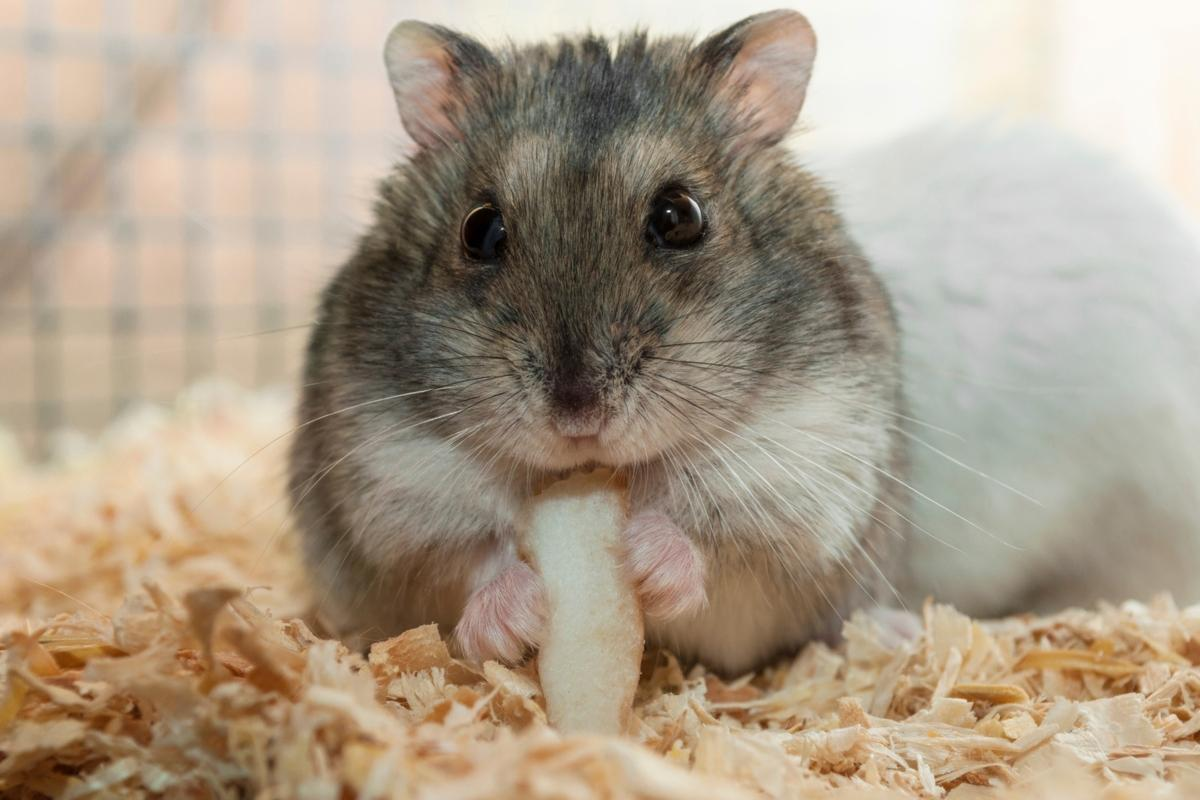
#> input picture 7lab/photo.jpg, 1200 x 800 px
$ python 2.py
#> lines starting #> are read from the running program, lines starting #| are printed output that depends on the picture
from PIL import Image

image = Image.open("photo.jpg")
#> image is the input picture: PIL image 1200x800 RGB; mean R, G, B 172, 157.4, 138.2

resized_image = image.resize((int(image.width/3), int(image.height/3)))
horizontal_image = image.transpose(Image.FLIP_LEFT_RIGHT)
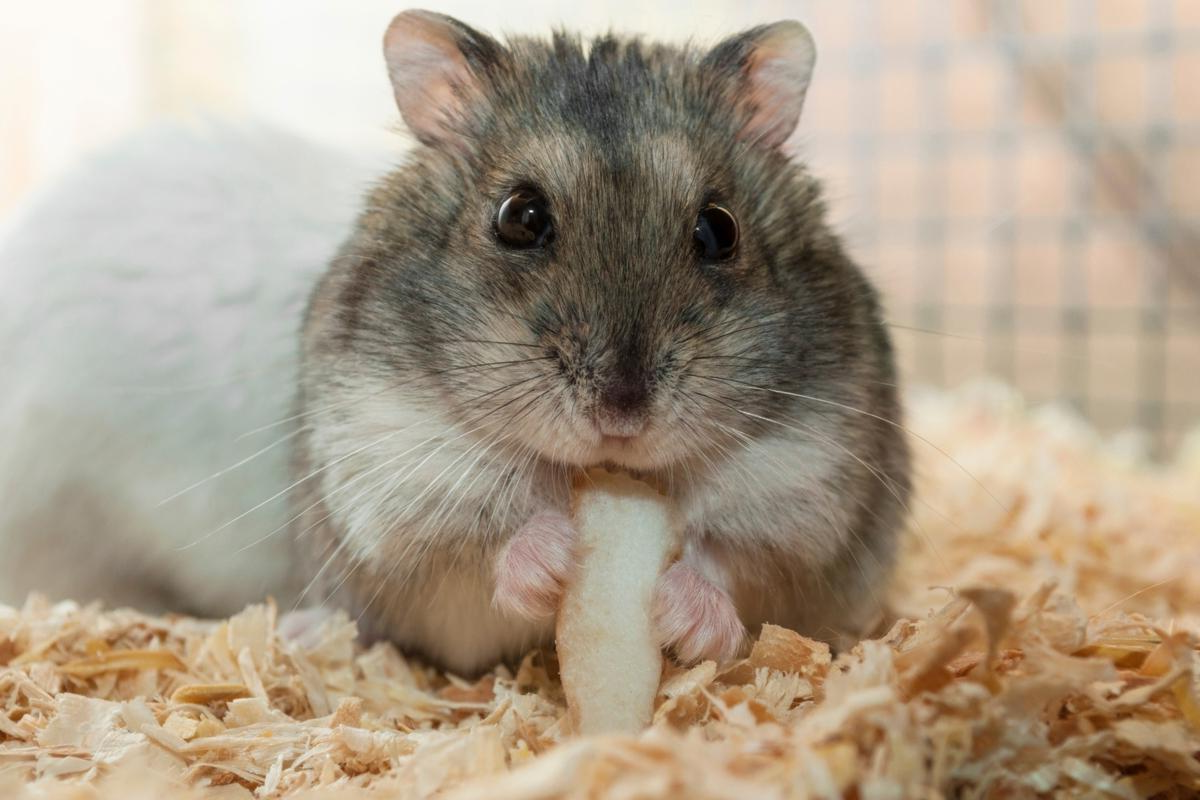
#> horizontal_image: PIL image 1200x800 RGB; mean R, G, B 172, 157.4, 138.2
vertical_image = image.transpose(Image.FLIP_TOP_BOTTOM)
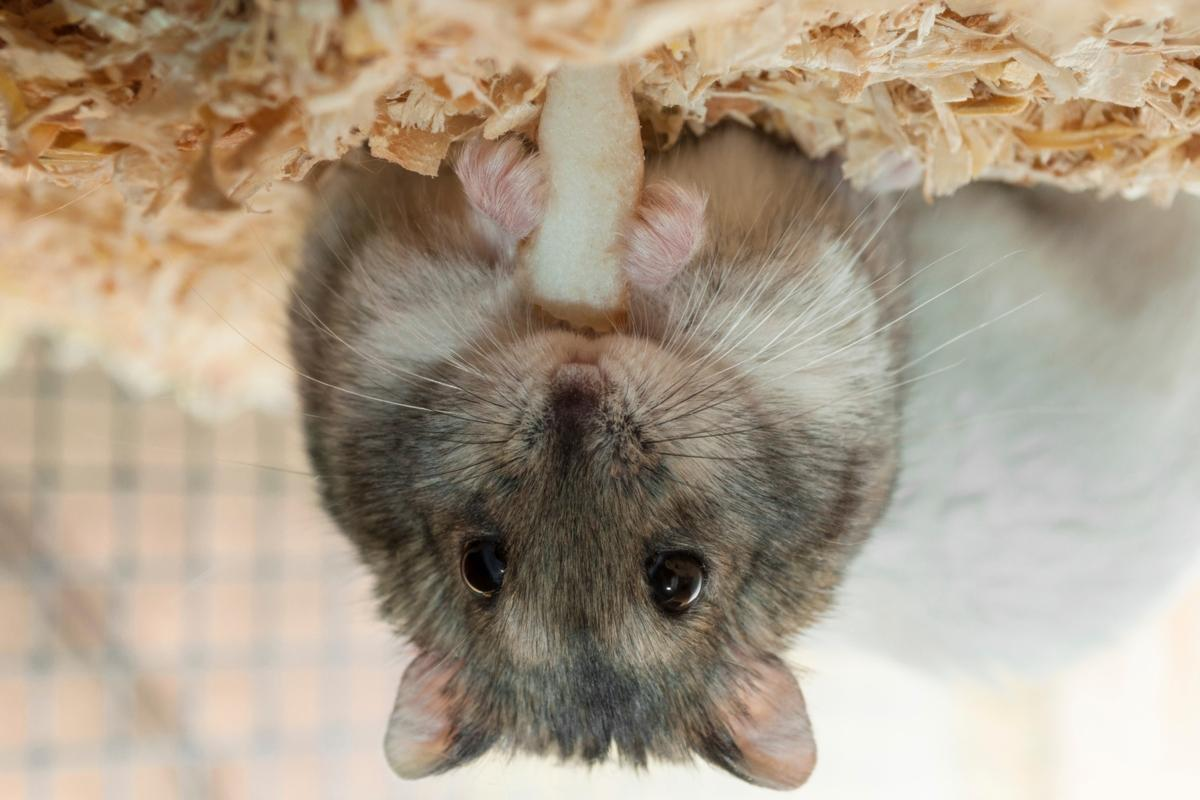
#> vertical_image: PIL image 1200x800 RGB; mean R, G, B 172, 157.4, 138.2


resized_image.save(f"image_changed/resize.jpg")
horizontal_image.save(f"image_changed/horizontal.jpg")
vertical_image.save(f"image_changed/vertical.jpg")
